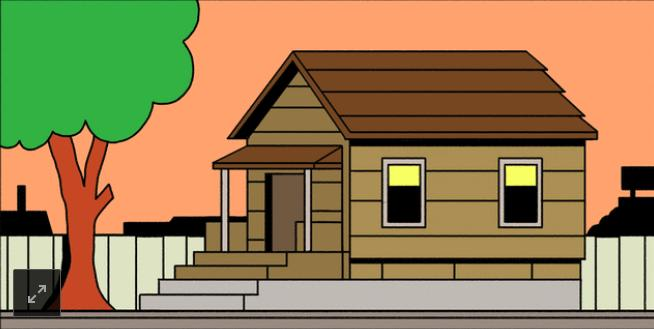
#> input picture Homework/L4/house.jpg, 654 x 329 px; the run also reads 1 picture not shown here
$ jupyter execute --allow-errors Assignment8_solution.ipynb   (older library calls are emulated)
#> lines starting #> are read from the running program, lines starting #| are printed output that depends on the picture; after the words box and inside, x2 and y2 are one past the last pixel; in counts of white or black regions, pixels touching at a corner belong together
# Assignment 8: Edge Detection
Tổng quan: Ở bài tập này, chúng ta sẽ thực hành lập trình một số hàm để phát hiện cạnh, đường biên.

Yêu cầu thư viện: OpenCV 3.3, matplotlib

[cell 1]
from IPython.display import Image

import matplotlib.pyplot as plt
import os
import cv2
import numpy as np

## Câu 1:
Viết hàm sử dụng phương pháp gradient (bằng hàm có sẵn) và dùng toán tử  Sobel/Prewitt  để tính đạo hàm.
Sử dụng kết quả trên và Canny để phát hiện đường bao cho một ảnh bất kỳ.
Kiểm tra sự ổn định của hai phương pháp trên toàn bô số ảnh hạt thóc trong thư muc
hiện thời. Nhận xét kết quả đạt được (tỉ lệ thành công của mỗi phương pháp).

[cell 2]
image_path = 'rice.png'
Image(image_path)

[cell 3]
Image('house.jpg')

### 1.1 Sobel Edge Detection
Thư viện OpenCV cung cấp hàm cv2.Sobel() để tính đạo hàm Sobel của ảnh.

Xem thêm các tham số của hàm: https://docs.opencv.org/2.4/modules/imgproc/doc/filtering.html#sobel

Để các thuật toán phát hiện biên edge detection làm việc tốt, trước hết ta cần làm mịn ảnh để loại bớt nhiễu. Ta có thể dùng hàm cv2.GaussianBlur() để làm mịn ảnh.

Hàm cv2.Sobel() cho phép tính đạo hàm theo các hướng dọc và ngang của ảnh, để tổng hợp kết quả, ta lấy trung bình của đạo hàm theo hai hướng tại mỗi điểm ảnh.

Cuối cùng, Sobel sẽ làm nổi bật các đường biên, còn các nhiễu sẽ mờ hơn, vì vậy ta chọn ngưỡng để loại bỏ các điểm ảnh có độ sáng thấp này.

[cell 4]
image_path = 'house.jpg'
blur_ksize = 3
sobel_ksize = 1
img = cv2.imread(image_path, 0)
#> img: shape (329, 654); min 0, max 255, mean 130.5
img = cv2.GaussianBlur(img,(blur_ksize,blur_ksize),0)
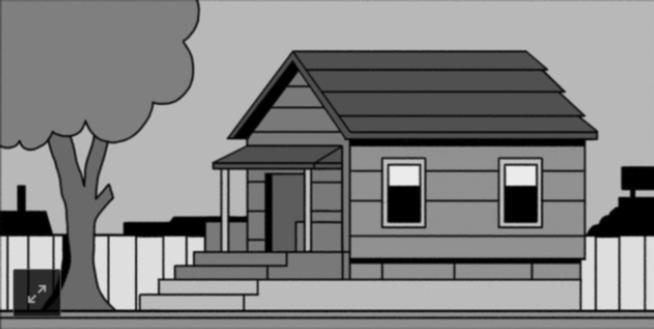
#> img: shape (329, 654); min 0, max 237, mean 130.6
img_sobelx = cv2.Sobel(img,cv2.CV_8U,1,0,ksize=sobel_ksize)
plt.imshow(img_sobelx, cmap='gray')
#> (this line was passed over: IPython is not available in this run)

[cell 5]
img_sobely = cv2.Sobel(img,cv2.CV_8U,0,1,ksize=sobel_ksize)
plt.imshow(img_sobely, cmap='gray')
#> (this line was passed over: IPython is not available in this run)

[cell 6]
img_sobel = img_sobelx + img_sobely

skipping_threshold = 15
ret, img_sobel = cv2.threshold(img_sobel,skipping_threshold,255,cv2.THRESH_BINARY)
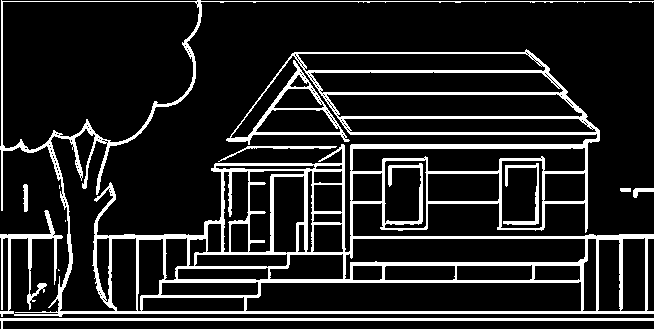
#> img_sobel: shape (329, 654); 14.3% white; 10 white regions (3 under 20 px), largest, box (x1, y1, x2, y2) and area: (0, 0, 654, 317) 27667, (0, 318, 654, 329) 1978, (503, 163, 539, 225) 462
#> ret = 15
plt.imshow(img_sobel, cmap='gray')
#> (this line was passed over: IPython is not available in this run)

[cell 7]
def basic_sobel_edge_detection(image_path, blur_ksize=5, sobel_ksize=3, skipping_threshold=30):
    img = cv2.imread(image_path)
    gray = cv2.cvtColor(img, cv2.COLOR_BGR2GRAY)
    img_gaussian = cv2.GaussianBlur(gray,(blur_ksize,blur_ksize),0)

    #sobel
    img_sobelx = cv2.Sobel(img_gaussian,cv2.CV_8U,1,0,ksize=sobel_ksize)
    img_sobely = cv2.Sobel(img_gaussian,cv2.CV_8U,0,1,ksize=sobel_ksize)

    img_sobel = (img_sobelx + img_sobely)/2

    ret, img_sobel = cv2.threshold(img_sobel,skipping_threshold,255,cv2.THRESH_BINARY)

# [6 lines of commented-out code are left out]
    return img_sobel

Ta thử chạy hàm với một ảnh trong bộ dữ liệu và xem kết quả

[cell 8]
image_path = 'rice.png'
gray = cv2.imread(image_path, 0)
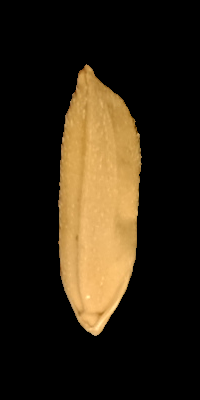
#> input picture Homework/L4/rice.png, 200 x 400 px
#> gray: shape (400, 200); min 0, max 238, mean 36.4
img_sobel = basic_sobel_edge_detection(image_path, 7, 1, 30)
#> in basic_sobel_edge_detection, img is the input picture: shape (400, 200, 3); mean B, G, R 19.3, 35.2, 45.8
#> in basic_sobel_edge_detection, `ret, img_sobel = cv2.threshold(img_sobel,skipping_threshold,255,cv2.TH..`: img_sobel: shape (400, 200) float64; 0.85% white in thin lines or dots, all inside (x1, y1, x2, y2) = (57, 64, 117, 331)
#> in basic_sobel_edge_detection, `ret, img_sobel = cv2.threshold(img_sobel,skipping_threshold,255,cv2.TH..`: ret = 30

#> (the rest of this cell did not finish here and is left out)

[cell 9]
# image_path = 'rice.png'
image_path = 'house.jpg'
gray = cv2.imread(image_path, 0)
img_sobel = basic_sobel_edge_detection(image_path, 7, 1, 15)
#> in basic_sobel_edge_detection, img is the input picture: shape (329, 654, 3); mean B, G, R 84.9, 128.5, 152
#> in basic_sobel_edge_detection (call 2), `ret, img_sobel = cv2.threshold(img_sobel,skipping_threshold,255,cv2.TH..`: img_sobel: shape (329, 654) float64; 8.7% white; 79 white regions (31 under 20 px), largest, box (x1, y1, x2, y2) and area: (244, 234, 654, 310) 3822, (93, 168, 257, 310) 2189, (350, 50, 600, 230) 1901

#> (the rest of this cell did not finish here and is left out)

.

[cell 10]
def sobel_edge_detection(image_path, blur_ksize=7, sobel_ksize=1, skipping_threshold=30):
#> called with image_path = 'rice.png', blur_ksize = 7, sobel_ksize = 1, skipping_threshold = 30
    img = cv2.imread(image_path)
    gray = cv2.cvtColor(img, cv2.COLOR_BGR2GRAY)
    img_gaussian = cv2.GaussianBlur(gray,(blur_ksize,blur_ksize),0)

    sobelx64f = cv2.Sobel(img_gaussian,cv2.CV_64F,1,0,ksize=sobel_ksize)
    abs_sobel64f = np.absolute(sobelx64f)
    img_sobelx = np.uint8(abs_sobel64f)
#> img_sobelx: shape (400, 200)

    sobely64f = cv2.Sobel(img_gaussian,cv2.CV_64F,0,1,ksize=sobel_ksize)
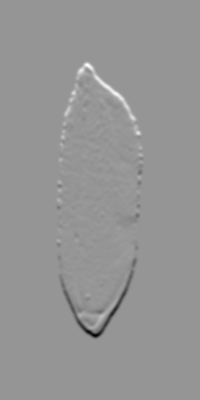
#> sobely64f: shape (400, 200) float64; min -93, max 66, mean 0; drawn with min black and max white
    abs_sobel64f = np.absolute(sobely64f)
    img_sobely = np.uint8(abs_sobel64f)
#> img_sobely: shape (400, 200)

    img_sobel = (img_sobelx + img_sobely)/2
#> img_sobel: shape (400, 200) float64

    ret, img_sobel = cv2.threshold(img_sobel,skipping_threshold,255,cv2.THRESH_BINARY)
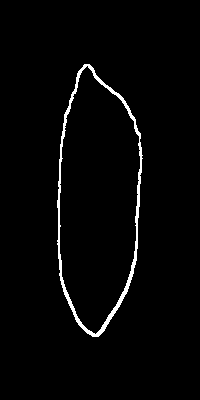
#> img_sobel: shape (400, 200) float64; 2.2% white; 1 white region, box (x1, y1, x2, y2) and area: (57, 64, 143, 337) 1783
#> ret = 30

# [6 lines of commented-out code are left out]
    return img_sobel

[cell 11]
image_path = 'rice.png'
gray = cv2.imread(image_path, 0)
img_sobel = sobel_edge_detection(image_path, 7, 1, 30)

#> (the rest of this cell did not finish here and is left out)

[cell 12]
# image_path = 'rice.png'
image_path = 'house.jpg'
gray = cv2.imread(image_path, 0)
img_sobel = sobel_edge_detection(image_path, 7, 1, 15)
#> call 2 of sobel_edge_detection, with image_path = 'house.jpg', blur_ksize = 7, sobel_ksize = 1, skipping_threshold = 15
#> in sobel_edge_detection (call 2), `sobely64f = cv2.Sobel(img_gaussian,cv2.CV_64F,0,1,ksize=sobel_ksize)`:
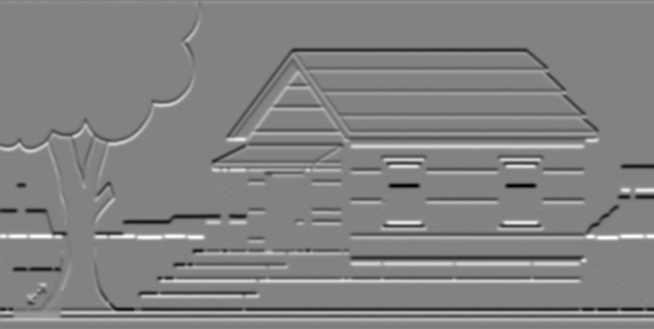
#> sobely64f: shape (329, 654) float64; min -114, max 108, mean -0.1; drawn with min black and max white
#> in sobel_edge_detection (call 2), `abs_sobel64f = np.absolute(sobely64f)`:
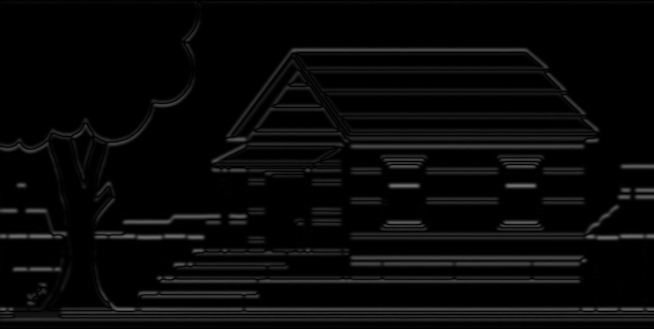
#> abs_sobel64f: shape (329, 654) float64; min 0, max 114, mean 8.3
#> in sobel_edge_detection (call 2), `ret, img_sobel = cv2.threshold(img_sobel,skipping_threshold,255,cv2.TH..`:
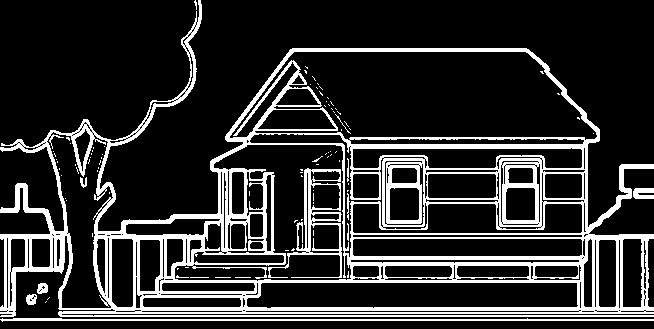
#> img_sobel: shape (329, 654) float64; 18.1% white; 93 white regions (82 under 20 px), largest, box (x1, y1, x2, y2) and area: (0, 0, 654, 317) 35195, (268, 168, 342, 278) 1511, (0, 318, 654, 322) 1359
#> in sobel_edge_detection (call 2), `ret, img_sobel = cv2.threshold(img_sobel,skipping_threshold,255,cv2.TH..`: ret = 15

#> (the rest of this cell did not finish here and is left out)

Lưu kết quả Sobel Edge Detection ra thư mục

[cell 13]
image_dir = './data/0'
save_dir = image_dir + '_sobel'
if not os.path.isdir(save_dir):
    os.mkdir(save_dir)
#> (the rest of this cell did not finish here and is left out)

### 1.2. Prewitt Edge Detection
Để tính đạo hàm theo toán tử Prewitt, ta có thể dùng hàm cv2.filter2D() và truyền tham số kernel theo Prewitt.

Tương tự như với toán tử Sobel, ta sẽ tính 2 trường hợp cạnh black-to-white và white-to-black rồi tính trung bình cộng 2 kết quả.

Cuối cùng đặt ngưỡng loại bỏ nhiễu.

[cell 14]
def prewitt_edge_detection(image_path, blur_ksize = 5, skipping_threshold=30):
#> called with image_path = 'rice.png', blur_ksize = 9, skipping_threshold = 30
    img = cv2.imread(image_path)
    gray = cv2.cvtColor(img, cv2.COLOR_BGR2GRAY)
    img_gaussian = cv2.GaussianBlur(gray,(blur_ksize,blur_ksize),0)
#> img_gaussian: shape (400, 200)

    #prewitt
    kernelx = np.array([[1,1,1],[0,0,0],[-1,-1,-1]])
    kernely = np.array([[-1,0,1],[-1,0,1],[-1,0,1]])
    img_prewittx = cv2.filter2D(img_gaussian, -1, kernelx)
    img_prewitty = cv2.filter2D(img_gaussian, -1, kernely)
    img_prewitt1 = (img_prewittx + img_prewitty)/2

    kernelx2 = np.array([[-1,-1,-1],[0,0,0],[1,1,1]])
    kernely2 = np.array([[1,0,-1],[1,0,-1],[1,0,-1]])
    img_prewittx2 = cv2.filter2D(img_gaussian, -1, kernelx2)
    img_prewitty2 = cv2.filter2D(img_gaussian, -1, kernely2)
    img_prewitt2 = (img_prewittx2 + img_prewitty2)/2

    img_prewitt = (img_prewitt1 + img_prewitt2)/2

    ret, img_prewitt = cv2.threshold(img_prewitt,skipping_threshold,255,cv2.THRESH_BINARY)
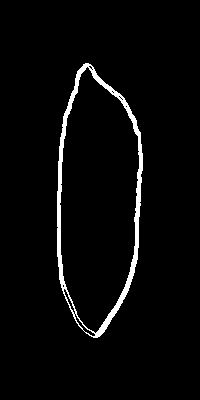
#> img_prewitt: shape (400, 200) float64; 3.2% white; 1 white region, box (x1, y1, x2, y2) and area: (57, 63, 143, 338) 2562
#> ret = 30

# [6 lines of commented-out code are left out]
    return img_prewitt

[cell 15]
image_path = 'rice.png'
gray = cv2.imread(image_path, 0)
img_prewitt = prewitt_edge_detection(image_path, 9, 30)

#> (the rest of this cell did not finish here and is left out)

[cell 16]
image_dir = './data/0'
save_dir = image_dir + '_prewitt'
if not os.path.isdir(save_dir):
    os.mkdir(save_dir)
#> (the rest of this cell did not finish here and is left out)

### 1.3. Canny Edge Detection
Thư viện OpenCV cung cấp hàm cv2.Canny() để phát hiện biên bằng thuật toán Canny.

https://docs.opencv.org/2.4/modules/imgproc/doc/feature_detection.html#cv2.Canny

Tương tự như các phương pháp phát hiện biên ở trên, trước hết ta cũng dùng cv2.GaussianBlur() để làm mịn ảnh rồi chọn ngưỡng để loại bỏ nhiễu.

[cell 17]
def canny_edge_detection(image_path, blur_ksize=5, threshold1=100, threshold2=200, skipping_threshold=30):
#> called with image_path = 'rice.png', blur_ksize = 15, threshold1 = 100, threshold2 = 200, skipping_threshold = 30
    img = cv2.imread(image_path)
    gray = cv2.cvtColor(img, cv2.COLOR_BGR2GRAY)
    img_gaussian = cv2.GaussianBlur(gray,(blur_ksize,blur_ksize),0)

    img_canny = cv2.Canny(img_gaussian,threshold1,threshold2)
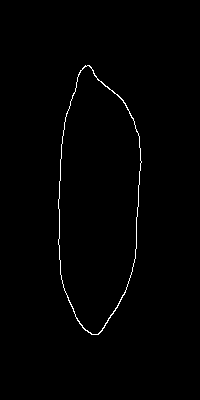
#> img_canny: shape (400, 200); 0.81% white in thin lines or dots, all inside (x1, y1, x2, y2) = (58, 65, 142, 335)

    return img_canny

[cell 18]
image_path = 'rice.png'
gray = cv2.imread(image_path, 0)
img_canny = canny_edge_detection(image_path, 15, 100, 200, 30)

cv2.imwrite('canny.png', img_canny)
Image('canny.png')

[cell 19]
image_path = 'house.jpg'
gray = cv2.imread(image_path, 0)
img_canny = canny_edge_detection(image_path, 3, 180, 250, 10)

cv2.imwrite('canny_house.png', img_canny)
Image('canny_house.png')

[cell 20]
image_dir = './data/0'
save_dir = image_dir + '_canny'
if not os.path.isdir(save_dir):
    os.mkdir(save_dir)
#> (the rest of this cell did not finish here and is left out)

## Câu 3:
Đếm số pixel trên mỗi đường bao (chu vi) từ kết quả câu 2. Vẽ phân bố vể chu vi của mỗi
giống thóc (sử dụng dữ liệu của 30 ảnh). Nhận xét sự khác biệt giữa hai phân bố khi dùng kết
quả của hai phương pháp phát hiện biên tương ứng.

### Phân bố của Sobel edge detection

[cell 21]
image_dir = './data/0'
list_c = []
#> (the rest of this cell did not finish here and is left out)

### Phân bố của Prewitt edge detectimon

[cell 22]
image_dir = './data/0'
list_c = []
#> (the rest of this cell did not finish here and is left out)

### Phân bố của Canny edge detection

[cell 23]
image_dir = './data/0'
list_c = []
#> (the rest of this cell did not finish here and is left out)

## Câu 4:
Phát hiện làn đường: Dùng các phương pháp phát hiện biên ở trên để phát hiện làn đường trong các trường hợp sau

### 4.1: Làn đường thẳng

[cell 24]
Image('./lane_detection/lane1.png')

[cell 25]
image_path = './lane_detection/lane1.png'

img_sobel = sobel_edge_detection(image_path, 3, 1, 30)

cv2.imwrite('lane1_sobel.png', img_sobel)
Image('lane1_sobel.png')

[cell 26]
img_canny = canny_edge_detection('./lane_detection/lane1.png', 5, 100, 200, 30)

cv2.imwrite('lane1_canny.png', img_canny)

Image('lane1_canny.png')

## Lane Detection: Hough Line Transform

The algorithm can broken down into the following steps:
1. Detect edges using the Canny edge detector.

2. Extract the edges in the region of interest (a triangle covering the bottom corners and the center of the image).

3. Run Hough transform to detect lanes.

Thư viện OpenCV cung cấp hàm cv2.HoughLinesP() để tìm ra các đoạn thẳng biên từ tập hợp các điểm biên (có được nhờ thuật toán Canny).

https://docs.opencv.org/3.4.3/dd/d1a/group__imgproc__feature.html#ga46b4e588934f6c8dfd509cc6e0e4545a

Parameters
- image: 8-bit, single-channel binary source image. The image may be modified by the function.
- rho: Distance resolution of the accumulator in pixels.
- theta: Angle resolution of the accumulator in radians.
- threshold: Accumulator threshold parameter. Only those lines are returned that get enough votes ( >threshold ).
- minLineLength: Minimum line length. Line segments shorter than that are rejected.
- maxLineGap: Maximum allowed gap between points on the same line to link them.

[cell 27]
img = cv2.imread(image_path)
gray = cv2.cvtColor(img,cv2.COLOR_BGR2GRAY)
gray = cv2.GaussianBlur(gray, (5,5), 0)
edges = canny_edge_detection('./lane_detection/lane1.png', 5, 100, 200, 30)

minLineLength = 10
maxLineGap = 10
votes = 60
lines = cv2.HoughLinesP(edges,1,np.pi/180,votes,minLineLength,maxLineGap)
#> lines = 89 rows, first 6: [279, 311, 300, 311], [159, 519, 239, 437], [106, 308, 122, 308], [220, 457, 234, 443], [494, 315, 530, 315], [192, 310, 220, 310]

for line in lines:
    for x1,y1,x2,y2 in line:
        cv2.line(img,(x1,y1),(x2,y2),(0,0,255),2)
#> this loop made 89 passes
#> line on passes 1 to 12: [[279, 311, 300, 311]], [[159, 519, 239, 437]], [[106, 308, 122, 308]], [[220, 457, 234, 443]], [[494, 315, 530, 315]], [[192, 310, 220, 310]], [[350, 313, 389, 313]], [[137, 504, 195, 451]], [[677, 167, 677, 69]], [[439, 383, 451, 399]], [[543, 495, 561, 518]], [[456, 160, 456, 118]]

cv2.imwrite('houghlines.jpg',img)
Image('houghlines.jpg')

### 4.2: Làn đường cong

[cell 28]
Image('./lane_detection/lane2.png')

[cell 29]
image_path = './lane_detection/lane2.png'

#> (the rest of this cell did not finish here and is left out)
